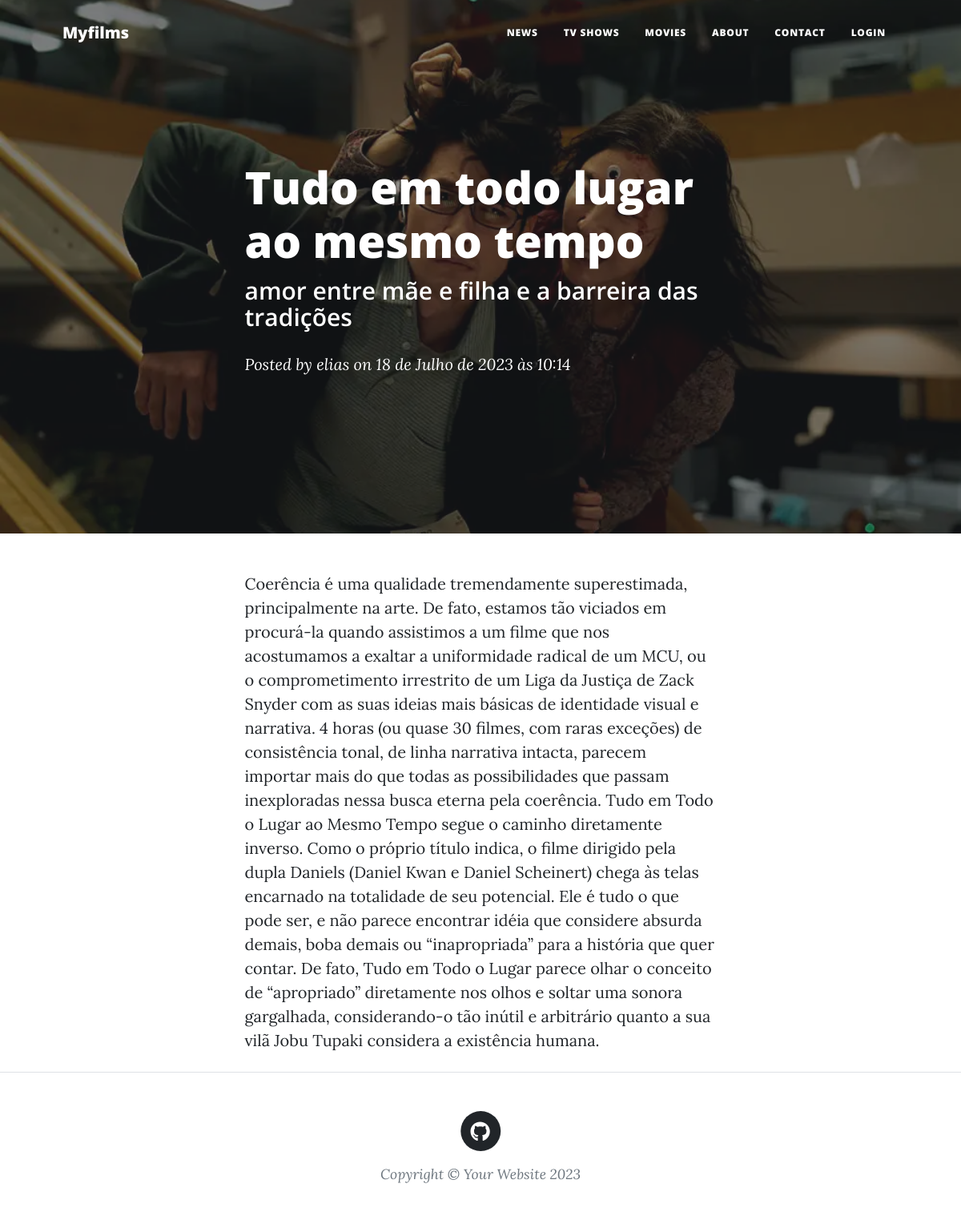
/blog/post/1, run on the app's committed database.
### blog/models.py (models this page shows, shortened)
class Post(models.Model):
    title = models.CharField(max_length=200)
    subtitle = models.CharField(max_length=200)
    slug = models.SlugField(max_length=200, unique=True)
    author = models.ForeignKey(User, on_delete=models.CASCADE, related_name='blog_posts')
    content = models.TextField()
    image = models.ImageField(upload_to='img/')
    created_at = models.DateTimeField(auto_now_add=True)

### blog/views.py (the view)
# urls.py: path('post/<int:id>', post , name="post"),
def post(request, id):
    post = Post.objects.filter(id=id)
    context = {
        'post':post
    }
    return render(request, "post.html", context)

### blog/templates/post.html (shortened to what this page needs)
{% extends 'base.html' %}
{% load static %}
{% block content %}
{% for item in post %}
<header class="masthead" style="background-image: url('{{ item.image.url }}')" >
    <div class="container position-relative px-4 px-lg-5">
        <div class="row gx-4 gx-lg-5 justify-content-center">
            <div class="col-md-10 col-lg-8 col-xl-7">
                <div class="post-heading">
                    <h1>{{item.title}}</h1>
                    <h2 class="subheading">{{item.subtitle}}</h2>
                    <span class="meta">
                        Posted by
                        <a href="#!">{{item.author}}</a>
                        on {{item.created_at}}
                    </span>
                </div>
            </div>
        </div>
    </div>
</header>
<article class="mb-4">
    <div class="container px-4 px-lg-5">
        <div class="row gx-4 gx-lg-5 justify-content-center">
            <div class="col-md-10 col-lg-8 col-xl-7">
                {{item.content}}
            </div>
        </div>
    </div>
</article>
{% endfor %}
{% endblock content %}

### data on the page
Post: image (picture), title "Tudo em todo lugar ao mesmo tempo", subtitle "amor entre mãe e filha e a barreira das tradições", author "elias", created_at "18 de Julho de 2023 às 10:14", content "Coerência é uma qualidade tremendamente superestimada, principalmente na arte. De fato, estamos tão viciados em procurá-la quando assistimos a um filme que nos acostumamos a exaltar a uniformidade radical de um MCU, ou o comprometimento irrestrito de um Liga da Justiça de Zack Snyder com as suas ideias mais básicas de identidade visual e narrativa. 4 horas (ou quase 30 filmes, com raras exceções) de consistência tonal, de linha narrativa intacta, parecem importar mais do que todas as possibilidades que passam inexploradas nessa busca eterna pela coerência. Tudo em Todo o Lugar ao Mesmo Tempo segue o caminho diretamente inverso. Como o próprio título indica, o filme dirigido pela dupla…"
